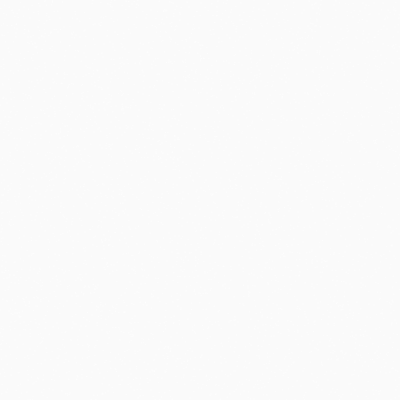
Frame 1 (no input)
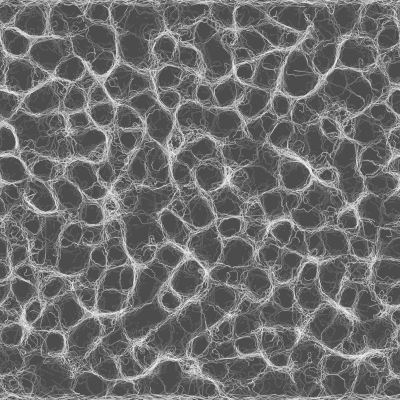
Frame 60 (no input)
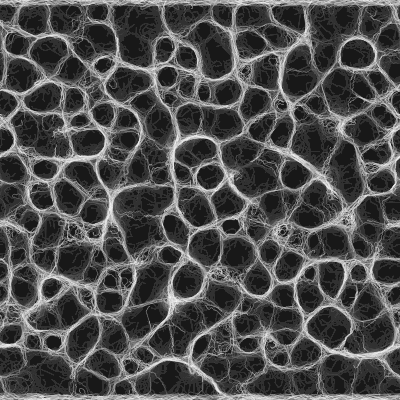
Frame 120 (the mouse pressed at the canvas centre since frame 60)

The p5.js sketch that drew these frames (run headless with seeded random() and noise() and a simulated clock; from frame 60 on, the mouse is pressed at the canvas centre):

// p5.js sketch
// ── sketch.js
let molds = []; let num =4000; let d;

function setup() {
  createCanvas(400, 400);
  angleMode(DEGREES)
  
  d = pixelDensity();
  
  for (let i = 0; i < num; i++){
    molds[i] = new Mold();
  }
  
}
//number of pixels = 4*density*width*density*height
//in my case density=1
// d stands for density from now on

// It's important to know that p5.js pixels are represented as arrays, to be more specific an one dimensional array that contains the colors stored as numbers, representing red, green, blue, and alpha (RGBA) 

//when using the pixels it's necessary to convert the position to an index, the formula is index = 4*(d*y)*(d*width)+4*(d*x)

// In this case we're gonna use  index = 4*(d* floor(this.rsensorPos.y))*(d*width)+4*(d*floor(this.rsensorPos.x)), the function floor is used to convert the result to an integer and we add the sensor position of the coordinates that we began with


function draw() {
  background(0,5);
  loadPixels();
  
  for (let i = 0; i < num; i++){
      molds[i].update();
      molds[i].display();
  }

}
// ── Mold.js
class Mold{
  constructor(){
    //using random cause we want the mold to be randomic
    this.x = random(400);
    this.y = random(400);
    this.r = 0.4;
    
    this.heading = random(360);
    this.vx = cos(this.heading);
    this.vy = sin(this.heading);
    this.rotAngle = 45;
    
    //rot =340, sensorA=45, sensor dist=15 grid
    
    //right, left, front
    this.rsensorPos = createVector(0,0);
    this.lsensorPos = createVector(0,0);
    this.fsensorPos = createVector(0,0);
    
    this.sensorAngle = 45;
    this.sensorDist = 10;
  }
  
  update(){
    
    //how the mold moves
    this.vx = cos(this.heading);
    this.vy = sin(this.heading);
    
    this.x = (this.x + this.vx + width ) % width ;
    this.y = (this.y + this.vy + height ) % height ;
    
    this.getSensorPos(this.rsensorPos, this.heading + this.sensorAngle);
    this.getSensorPos(this.lsensorPos, this.heading - this.sensorAngle);
    this.getSensorPos(this.fsensorPos, this.heading);
    
    //converting the polar coordinates to cartesian
    //radius r * cos(coordenada atual)
    this.rsensorPos.x = this.x + this.sensorDist*cos(this.heading + this.sensorAngle);
    this.rsensorPos.y = this.y + this.sensorDist*sin(this.heading + this.sensorAngle);
    
    this.lsensorPos.x = this.x + this.sensorDist*cos(this.heading - this.sensorAngle);
    this.lsensorPos.y = this.y + this.sensorDist*sin(this.heading - this.sensorAngle);
    
    this.fsensorPos.x = this.x + this.sensorDist*cos(this.heading);
    this.fsensorPos.y = this.y + this.sensorDist*sin(this.heading);
    
    
    
    let index, r, l, f;
    
    // repeat to all the sides
    index = 4*(d* floor(this.rsensorPos.y))*(d*width)+4*(d*floor(this.rsensorPos.x))
    
    r = pixels[index];
    
    index = 4*(d* floor(this.lsensorPos.y))*(d*width)+4*(d*floor(this.lsensorPos.x))
    
    l = pixels[index];
    
    index = 4*(d* floor(this.fsensorPos.y))*(d*width)+4*(d*floor(this.fsensorPos.x))
    
    f = pixels[index];
   
    if (f > l && f > r) {
      this.heading +=0
    }else if (f < l && f < r){
      if(random(1) < 0.5){
        this.heading += this.rotAngle;
      }
    }else if (l > r){
      this.heading += -this.rotAngle;
    }else if(r > l){
      this.heading += this.rotAngle
      
    }
    
  }
  
  display(){
    noStroke();
    fill(255)
    ellipse(this.x, this.y, this.r*2, this.r*2)
    
    /*line(this.x, this.y, this.x + this.r*3*this.vx, this.y + this.r*3*this.vy)
    
    fill (255, 0, 0);
    ellipse(this.rsensorPos.x, this.rsensorPos.y, this.r*2, this.r*2);
    
    ellipse(this.lsensorPos.x, this.lsensorPos.y, this.r*2, this.r*2);
    
    ellipse(this.fsensorPos.x, this.fsensorPos.y, this.r*2, this.r*2);*/
  }
  
  getSensorPos(sensor, angle){
    sensor.x = (this.x + this.sensorDist*cos(angle) + width) % width;
    sensor.y = (this.y + this.sensorDist*sin(angle) + height) % height;
    
  }
}
